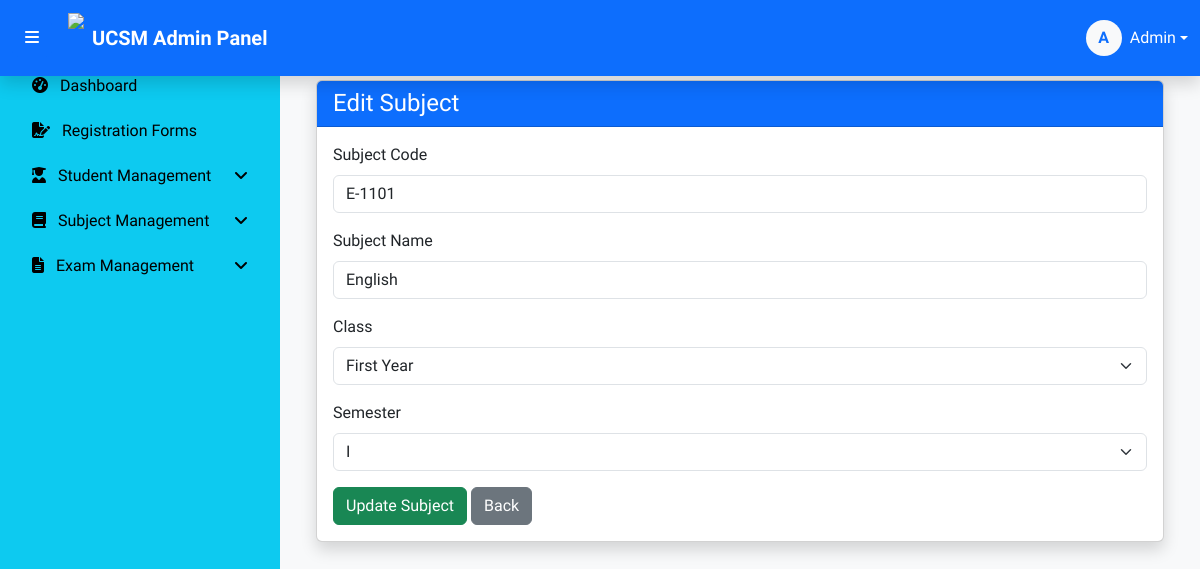
/edit_subject.php?subject_id=7 (signed in), run on the app's committed database.
### tables this page shows
CREATE TABLE `subjects` (
  `subject_id` int(11) NOT NULL,
  `subject_code` varchar(100) NOT NULL,
  `short_name` varchar(100) NOT NULL,
  `subject_name` varchar(255) NOT NULL,
  `sub_subject_name` varchar(100) NOT NULL,
  `academic_year` varchar(250) DEFAULT NULL,
  `credit_unit` int(11) DEFAULT NULL,
  `pre_requisite` varchar(100) DEFAULT NULL,
  `faculty` varchar(100) DEFAULT NULL,
  `specialization` varchar(255) DEFAULT NULL,
  `class` varchar(100) DEFAULT NULL,
  `semester` varchar(100) DEFAULT NULL,
  `type` varchar(50) DEFAULT NULL,
  `created_at` timestamp NOT NULL DEFAULT current_timestamp()
);

### edit_subject.php (the view, shortened to what this page needs)
<?php
require 'includes/admin_header.php';
require 'includes/navbar.php';
require 'includes/sidebar.php';
$subject_id = $_GET['subject_id'];
$stmt = $mysqli->prepare("SELECT * FROM subjects WHERE subject_id = ?");
$stmt->bind_param("i", $subject_id);
$stmt->execute();
$result = $stmt->get_result();
$subject = $result->fetch_assoc();
?>
<div class="main-content p-4" id="mainContent" style="min-height: 100vh;margin-top: 56px;">
    <div class="container">
        <div class="card shadow">
            <div class="card-header bg-primary text-white">
                <h4 class="mb-0">Edit Subject</h4>
            </div>
            <div class="card-body">
                <form method="POST">
                    <div class="mb-3">
                        <label for="subject_code" class="form-label">Subject Code</label>
                        <input type="text" class="form-control" id="subject_code" name="subject_code" value="<?php echo htmlspecialchars($subject['subject_code']); ?>" required>
                    </div>
                    <div class="mb-3">
                        <label for="subject_name" class="form-label">Subject Name</label>
                        <input type="text" class="form-control" id="subject_name" name="subject_name" value="<?php echo htmlspecialchars($subject['subject_name']); ?>" required>
                    </div>
                    <div class="mb-3">
                        <label for="class" class="form-label">Class</label>
                        <select class="form-select" name="class" id="class" required>
                            <?php
                            $classes = ['First Year', 'Second Year', 'Third Year', 'Fourth Year', 'Fifth Year'];
                            foreach ($classes as $cls) {
                                $selected = ($subject['class'] === $cls) ? 'selected' : '';
                                echo "<option value=\"$cls\" $selected>$cls</option>";
                            }
                            ?>
                        </select>
                    </div>
                    <div class="mb-3">
                        <label for="semester" class="form-label">Semester</label>
                        <select class="form-select" name="semester" id="semester" required>
                            <option value="I" <?php if ($subject['semester'] === 'I') echo 'selected'; ?>>I</option>
                        </select>
                    </div>
                    <button type="submit" class="btn btn-success">Update Subject</button>
                    <a href="manage_subjects.php" class="btn btn-secondary">Back</a>
                </form>
            </div>
        </div>
    </div>
</div>
<?php require 'includes/admin_footer.php'; ?>

### admin_header.php (style rules this page uses)
:root { --ucsm-blue: #1a3e8c; --ucsm-gold: #f8b739; }
body { font-family: 'Padauk', sans-serif; background-color: #f8f9fa; }
.main-content { margin-left: 280px; padding-top: 56px; min-height: calc(100vh - 56px); transition: margin-left 0.3s ease; }

### data on the page
subjects: subject_code "E-1101", subject_name "English", semester "I"

### other printed values
substr($admin_name, 0, 1) "A"
$admin_name "Admin"
form field class "First Year"
